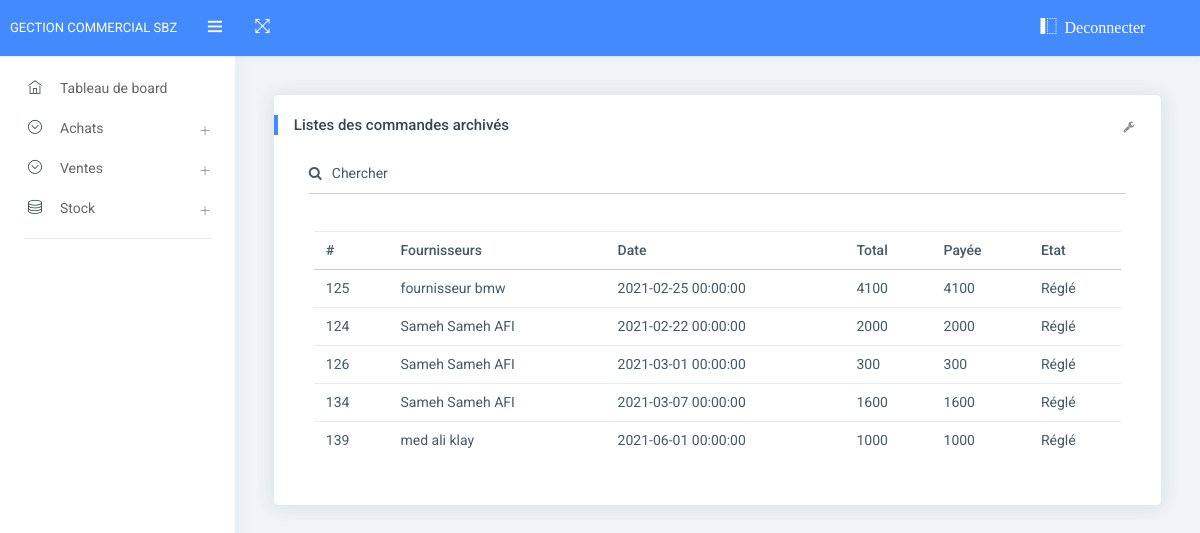
The page /cmde_fourni_archives.php (signed in) on the database its author committed.
### tables this page shows
CREATE TABLE IF NOT EXISTS `cmd_achat` (
  `id` int(11) NOT NULL AUTO_INCREMENT,
  `id_fourni` int(11) DEFAULT NULL,
  `id_transp` int(11) NOT NULL DEFAULT 1,
  `date_ajout` datetime DEFAULT current_timestamp(),
  `total` int(11) DEFAULT 0,
  `payee` int(11) DEFAULT 0,
  `transport` int(11) NOT NULL DEFAULT 0,
  `payee_transp` int(11) NOT NULL DEFAULT 0,
  PRIMARY KEY (`id`)
);

CREATE TABLE IF NOT EXISTS `fournis` (
  `id` int(11) NOT NULL AUTO_INCREMENT,
  `nomprenom` varchar(50) NOT NULL,
  `tel1` int(11) NOT NULL,
  `tel2` int(11) DEFAULT NULL,
  `email` varchar(30) DEFAULT NULL,
  `adresse` varchar(50) DEFAULT NULL,
  `remarques` text DEFAULT NULL,
  `date_ajout` datetime NOT NULL DEFAULT current_timestamp(),
  PRIMARY KEY (`id`)
);

### functions.php (called while the page is built, shortened)
<?php
function getNomFourni($id, $con)
{
  $sql = "select nomprenom FROM `fournis` WHERE `id` ='{$id}' LIMIT 1";
  $result = $con->query($sql);
  if ($result->num_rows > 0) {
    $row = $result->fetch_assoc();
    return $row['nomprenom'];
  } else {
    return ' ';
  }
}

### cmde_fourni_archives.php (the view, shortened to what this page needs)
<?php include_once('header.php'); ?>
<div class="pcoded-main-container">
    <div class="pcoded-wrapper">
        <?php include_once('navbar.php');
        include_once('functions.php'); ?>
        <div class="pcoded-content">
            <div class="pcoded-inner-content">
                <div class="main-body">
                    <div class="page-wrapper">
                        <div class="page-body">
                            <div class="card">
                                <div class="card-header">
                                    <div class="card-header-right">
                                        <ul class="list-unstyled card-option">
                                            <li><i class="fa fa fa-wrench open-card-option"></i></li>
                                        </ul>
                                    </div>
                                    <h5>Listes des commandes archivés</h5>
                                    <?php
                                    include_once('searchtext.php');
                                    ?>
                                    <div class="card-block table-border-style">
                                        <div class="table-responsive">
                                            <table class="table">
                                                <thead>
                                                    <tr>
                                                        <th>#</th>
                                                        <th>Fournisseurs</th>
                                                        <th>Date</th>
                                                        <th>Total</th>
                                                        <th>Payée</th>
                                                        <th>Etat</th>
                                                    </tr>
                                                </thead>
                                                <tbody>
                                                    <?php
                                                    $sql = "SELECT * FROM cmd_achat where total=payee";
                                                    $result = $con->query($sql);
                                                    if ($result->num_rows > 0) {
                                                        while ($row = $result->fetch_assoc()) {
                                                            echo "<tr><td scope='row'>" . $row["id"] . "</td><td>" . getNomFourni($row["id_fourni"], $con) . "</td><td>" . $row["date_ajout"] . "</td><td>" . $row["total"] . "</td><td>" . $row["payee"] . "</td><td>Réglé</td>";
                                                            echo "</tr>";
                                                        }
                                                    } else {
                                                        echo "0 resultats";
                                                    }
                                                    ?>
                                                </tbody>
                                            </table>
                                        </div>
                                    </div>
                                </div>
                            </div>
                        </div>
                    </div>
                </div>
            </div>
            <?php include_once('footer.php'); ?>

### rows shown on the page
cmd_achat: id "125", id_fourni.nomprenom "fournisseur bmw", date_ajout "2021-02-25 00:00:00", total "4100", payee "4100"
cmd_achat: id "124", id_fourni.nomprenom "Sameh Sameh AFI", date_ajout "2021-02-22 00:00:00", total "2000", payee "2000"
cmd_achat: id "126", id_fourni.nomprenom "Sameh Sameh AFI", date_ajout "2021-03-01 00:00:00", total "300", payee "300"
cmd_achat: id "134", id_fourni.nomprenom "Sameh Sameh AFI", date_ajout "2021-03-07 00:00:00", total "1600", payee "1600"
cmd_achat: id "139", id_fourni.nomprenom "med ali klay", date_ajout "2021-06-01 00:00:00", total "1000", payee "1000"
